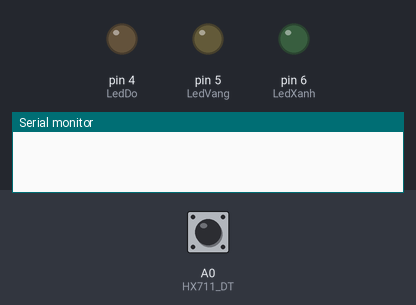
Bench run of a sketch on a simulated Arduino Uno, built with avr-gcc and run on an emulated ATmega328P. Shown: output pins drawn as LEDs (lit = HIGH), the last lines printed to the serial monitor. Dashed ring = blinking. The inputs (shaded band) are chosen by the test bench; at power-on: A0 (HX711_DT) HIGH. Sleep ends after the set time or at an interrupt; pins used as bus, display or sensor lines are not drawn.

Above: at 0.9 s.
1.0 s: A0 (HX711_DT) pulled LOW for 1 s
At 1.28 s:
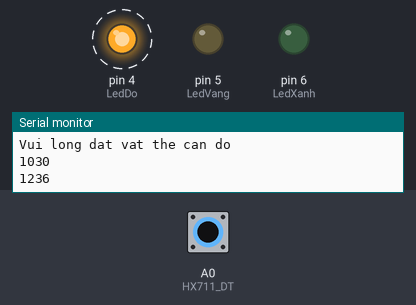
4.0 s: A0 (HX711_DT) pulled LOW for 3.2 s
At 8.0 s:
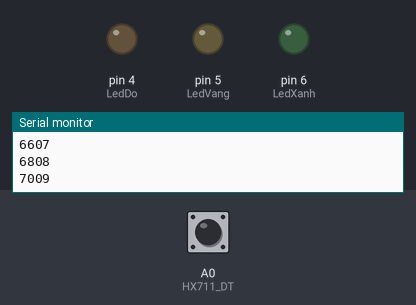
8.7 s: A0 (HX711_DT) driven LOW
At 8.95 s:
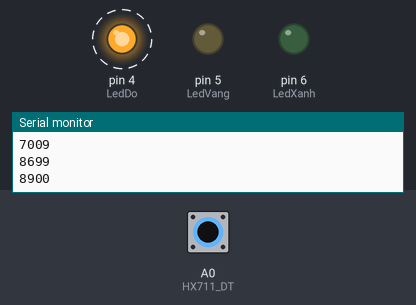
11.7 s: A0 (HX711_DT) driven HIGH
Timing chart, 0 to 14.2 s (numbered marks = the images above; inputs shaded):
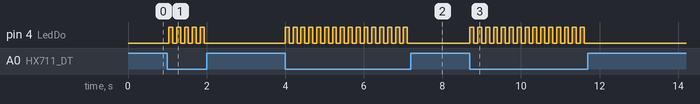

The sketch:

loadcell-27_10_2017.ino
```cpp
#include "HX711.h"

//dinh nghia chan cho 3 led
#define LedVang 5
#define LedDo 4
#define LedXanh 6

//dat thong so cho can
int dat = 17781;
int kl;
int Weight;
int khoiluongmax = 1000;//1kg loadcell
int check = 0;

//che do sleep
#include <avr/sleep.h>
unsigned long time;//kiem tra thoi gian => vao sleepmode
unsigned long timesave;//kiem tra thoi gian => vao sleepmode
int TimeToSleep = 10000; //thoi gian toi da de vao sleep mode (milliseconds)
int wakePin = 2; // pin used for waking up

//mode 3: tang trong luong len 1 nguong moi
int tangkhoiluong = 700; //nguong moi = 700g => bat led xanh
boolean checktangkhoiluong = false;

boolean hieuchinh = false;
//dua can ve so 0
void hieuchinhcan() {

  Serial.println("Dang hieu chinh can");

  do {
    Serial.print(".");
    Weight = Get_Weight();
    dat = Weight;

    kl = dat - Weight;

    Serial.print("Khoi luong dang hieu chinh: ");
    Serial.println(kl);

    if (kl == 0) hieuchinh = true;
  } while (!hieuchinh);

  Serial.println("");
  Serial.println(dat);
}

void wakeUpNow() {
}

void setup()
{
  pinMode(LedDo, OUTPUT);
  pinMode(LedVang, OUTPUT);
  pinMode(LedXanh, OUTPUT);

  //tat 3 led
  digitalWrite(LedDo, LOW);
  digitalWrite(LedVang, LOW);
  digitalWrite(LedXanh, LOW);

  Serial.begin(9600);
  delay(100);

  pinMode(wakePin, INPUT_PULLUP);
  attachInterrupt(0, wakeUpNow, LOW); // use interrupt 0 (pin 2) and run function wakeUpNow when pin 2 gets LOW

  //khoi tao can
  Init_Hx711();
  Get_Maopi();

  //hieu chinh can => dua can ve vi tri 0
  hieuchinhcan();
  Serial.println("Vui long dat vat the can do");
}

void sleepNow() {
  Serial.println("Sleep");
  set_sleep_mode(SLEEP_MODE_PWR_DOWN);// sleep mode is set here  
  sleep_enable();// enables the sleep bit in the mcucr register  
  attachInterrupt(0, wakeUpNow, LOW); // use interrupt 0 (pin 2) and run function  
  sleep_mode();// here the device is actually put to sleep!!  
  // THE PROGRAM CONTINUES FROM HERE AFTER WAKING UP
  sleep_disable();// first thing after waking from sleep: disable sleep...  
  detachInterrupt(0);// disables interrupt 0 on pin 2 so the wakeUpNow code will not be executed during normal running time.
}


void loop()
{
  //doc can nang
  Weight = Get_Weight();
  kl = dat - Weight;

  /* ==============================================================================
     MODE 3:
     Neu Khoi luong do duoc = Tang khoi luong (khoi luong dat) => bat led xanh la cay.
    =================================================================================*/
  while (kl >= tangkhoiluong && kl < khoiluongmax && checktangkhoiluong == true) {
    timesave = millis();
    time = millis();

    while (((time - timesave) < TimeToSleep) && kl >= tangkhoiluong && kl < khoiluongmax) {
      time = millis(); //bat dau tinh thoi gian vao mode 1
      Serial.println(time);

      Serial.println("Mode 3");

      Weight = Get_Weight();
      delay(100);
      kl = dat - Weight;

      //giam khoi luong
      if (kl < tangkhoiluong) checktangkhoiluong = false;

      digitalWrite(LedXanh, HIGH);
      digitalWrite(LedVang, LOW);

      if ((time - timesave) >= TimeToSleep) {
        sleepNow();// sleep function called here
      }
    }
  }

  /* ========================================
     MODE 2
     Co vat the dat tren can => bat led Vang.
    =========================================*/
  while (kl != 0 && kl < tangkhoiluong) {
    timesave = millis();
    time = millis();

    while (((time - timesave) < TimeToSleep) && kl != 0 && kl < tangkhoiluong) {
      time = millis(); //bat dau tinh thoi gian vao mode 1
      Serial.println(time);

      Serial.println("mode 2");
      digitalWrite(LedXanh, LOW);
      digitalWrite(LedVang, HIGH);

      Weight = Get_Weight();
      kl = dat - Weight;

      checktangkhoiluong = true;

      if (kl != check) {
        check = kl;
        Serial.print("Weight:");
        Serial.print(kl);
        Serial.println("g");
      }

      if ((time - timesave) >= TimeToSleep) {
        sleepNow();// sleep function called here
      }
    }
  }

  /* =====================================================
     MODE 1:
     Khi khong co vat the dat tren can => led do nhap nhay
    ========================================================*/
  while (kl == 0) {
    timesave = millis();
    time = millis(); //bat dau tinh thoi gian vao mode 1

    while (((time - timesave) < TimeToSleep) && kl == 0) {
      time = millis(); //bat dau tinh thoi gian vao mode 1
      Serial.println(time);

      digitalWrite(LedDo, HIGH);
      digitalWrite(LedVang, LOW);
      digitalWrite(LedXanh, LOW);
      delay(100);
      digitalWrite(LedDo, LOW);
      delay(100);

      Weight = Get_Weight();
      kl = dat - Weight;

      if ((time - timesave) >= TimeToSleep) {
        sleepNow();// sleep function called here
      }
    }
  }

  /* ==============================================
      MODE 4: Truong hop can qua tai
     3 led vang, xanh la cay, do nhap nhay lien tuc
    ================================================*/
  while (kl >= khoiluongmax) {
    Serial.println("Qua Tai");

    Weight = Get_Weight();
    kl = dat - Weight;
    digitalWrite(LedDo, HIGH);
    digitalWrite(LedVang, HIGH);
    digitalWrite(LedXanh, HIGH);
    delay(100);
    digitalWrite(LedDo, LOW);
    digitalWrite(LedVang, LOW);
    digitalWrite(LedXanh, LOW);
    delay(100);
  }
}
```

HX711.cpp
```cpp
#include "hx711.h"

long HX711_Buffer = 0;
long Weight_Maopi = 0, Weight_Shiwu = 0;

//****************************************************
//Khoi tao HX711
//****************************************************
void Init_Hx711()
{
  pinMode(HX711_SCK, OUTPUT);
  pinMode(HX711_DT, INPUT);
}


//****************************************************
//获取毛皮重量
//****************************************************
void Get_Maopi()
{
  HX711_Buffer = HX711_Read();
  Weight_Maopi = HX711_Buffer / 100;
  Serial.println(Weight_Maopi);
}

//****************************************************
//称重
//****************************************************
unsigned int Get_Weight()
{
  HX711_Buffer = HX711_Read();
  HX711_Buffer = HX711_Buffer / 100;

  Weight_Shiwu = HX711_Buffer;
  Weight_Shiwu = Weight_Shiwu - Weight_Maopi;				//lay gia tri mau

  Weight_Shiwu = (unsigned int)((float)Weight_Shiwu / 4.11);
  //tinh trong luong thu te cua vat
  //Bởi vì các đường cong đặc tính cảm biến khác nhau không giống nhau, do đó, mỗi bộ cảm biến cần phải chỉnh lại số chia này là 4,30.
  //Khi trọng lượng của thử nghiệm được tìm thấy là quá lớn, tăng giá trị.
  //trọng lượng của phép thử quá nhỏ, hãy giảm giá trị.
  //Giá trị nói chung khoảng 7,16. Tùy thuộc vào cảm biến.
  //+0.05 được làm tròn thành phần trăm phần trăm

  return Weight_Shiwu;
}

//****************************************************
//读取HX711
//****************************************************
unsigned long HX711_Read(void)	//增益128
{
  unsigned long count;
  unsigned char i;
  bool Flag = 0;

  digitalWrite(HX711_DT, HIGH);
  delayMicroseconds(1);

  digitalWrite(HX711_SCK, LOW);
  delayMicroseconds(1);

  count = 0;
  while (digitalRead(HX711_DT));
  for (i = 0; i < 24; i++)
  {
    digitalWrite(HX711_SCK, HIGH);
    delayMicroseconds(1);
    count = count << 1;
    digitalWrite(HX711_SCK, LOW);
    delayMicroseconds(1);
    if (digitalRead(HX711_DT))
      count++;
  }
  digitalWrite(HX711_SCK, HIGH);
  count ^= 0x800000;
  delayMicroseconds(1);
  digitalWrite(HX711_SCK, LOW);
  delayMicroseconds(1);

  return (count);
}
```

HX711.h
```cpp
#ifndef __HX711__H__
#define __HX711__H__

#include <Arduino.h>

#define HX711_SCK A1
#define HX711_DT A0

extern void Init_Hx711();
extern unsigned long HX711_Read(void);
extern unsigned int Get_Weight();
extern void Get_Maopi();

#endif
```

Measured:
- after the input at 1.0 s, pin 4 (LedDo): alternates HIGH for 0.10 s and LOW for 0.10 s, 10 changes in all, then stays LOW, starting at once
- after the input at 4.0 s, pin 4 (LedDo): alternates HIGH for 0.10 s and LOW for 0.10 s, 32 changes in all, then stays LOW, starting at once
- after the input at 8.7 s, pin 4 (LedDo): alternates HIGH for 0.10 s and LOW for 0.10 s, starting at once
- after the input at 11.7 s, pin 4 (LedDo): stops changing and stays LOW
